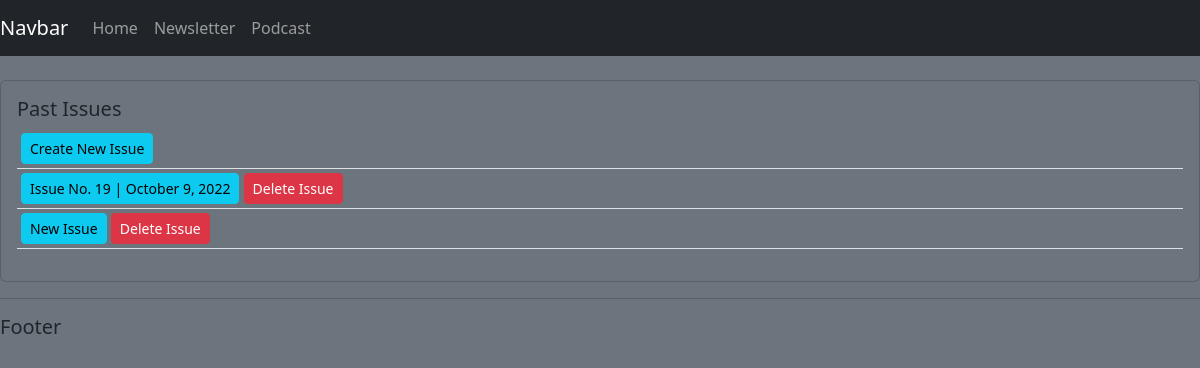
The app's page /newsletter, older data.
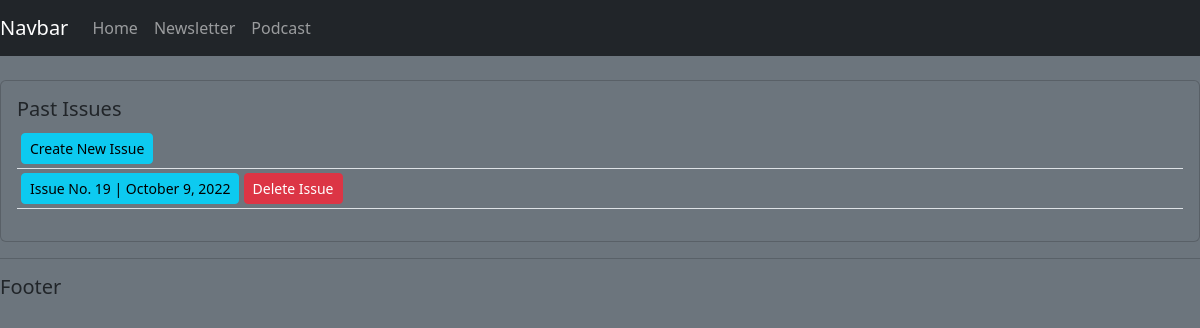
The same page, newer data.
### newsletter/models.py (models this page shows)
class Issue(models.Model):
    date_created = models.DateTimeField(auto_now_add=True, null=True)

class Element(models.Model):
    issue = models.ForeignKey(Issue, related_name='elements', null=True, blank=True, on_delete=models.CASCADE)
    text = models.TextField(null=True, blank=True)
    image = models.ImageField(upload_to='images/', null=True, blank=True)
    link_name = models.CharField(max_length=200, null=True, blank=True)
    link_url = models.CharField(max_length=200, null=True, blank=True)

### newsletter/views.py (the view)
# urls.py: path('newsletter', views.newsletter, name="newsletter"),
def newsletter(request):
    issues = Issue.objects.all()
    element_sets = []
    issue_contents = []
    for i in range(len(issues)):
        issue_contents.append([issues[i], issues[i].elements.all()])
    context = { 'issues': issue_contents }
    return render(request, 'newsletter/newsletter.html', context)

### newsletter/templates/newsletter/newsletter.html
{% extends 'newsletter/main.html' %}
{% load static %}
{% block content %}
<br>
<div class="row bg-secondary">
    <div class="col-md bg-secondary">
        <div class="card card-body bg-secondary">
            <h5>Past Issues</h5>
            <table class="table table-sm">
                <tr>
                    <td>
                        <a class="btn btn-sm btn-info" href="{% url 'create_issue' %}">Create New Issue</a>
                    </td>
                </tr>
                {% for issue in issues %}
                    <tr>
                        <td>
                            <a class="btn btn-sm btn-info" href="{% url 'issue' issue.0.id %}">{{ issue.1.0.text }}</a>
                            <a class="btn btn-sm btn-danger" href="{% url 'delete_issue' issue.0.id %}">Delete Issue</a>
                        </td>
                    </tr>
                {% endfor %}
            </table>
        </div>
    </div>
</div>
{% endblock %}

Row changes from the older to the newer data that the page shows:
removed Issue: id.text "New Issue"
